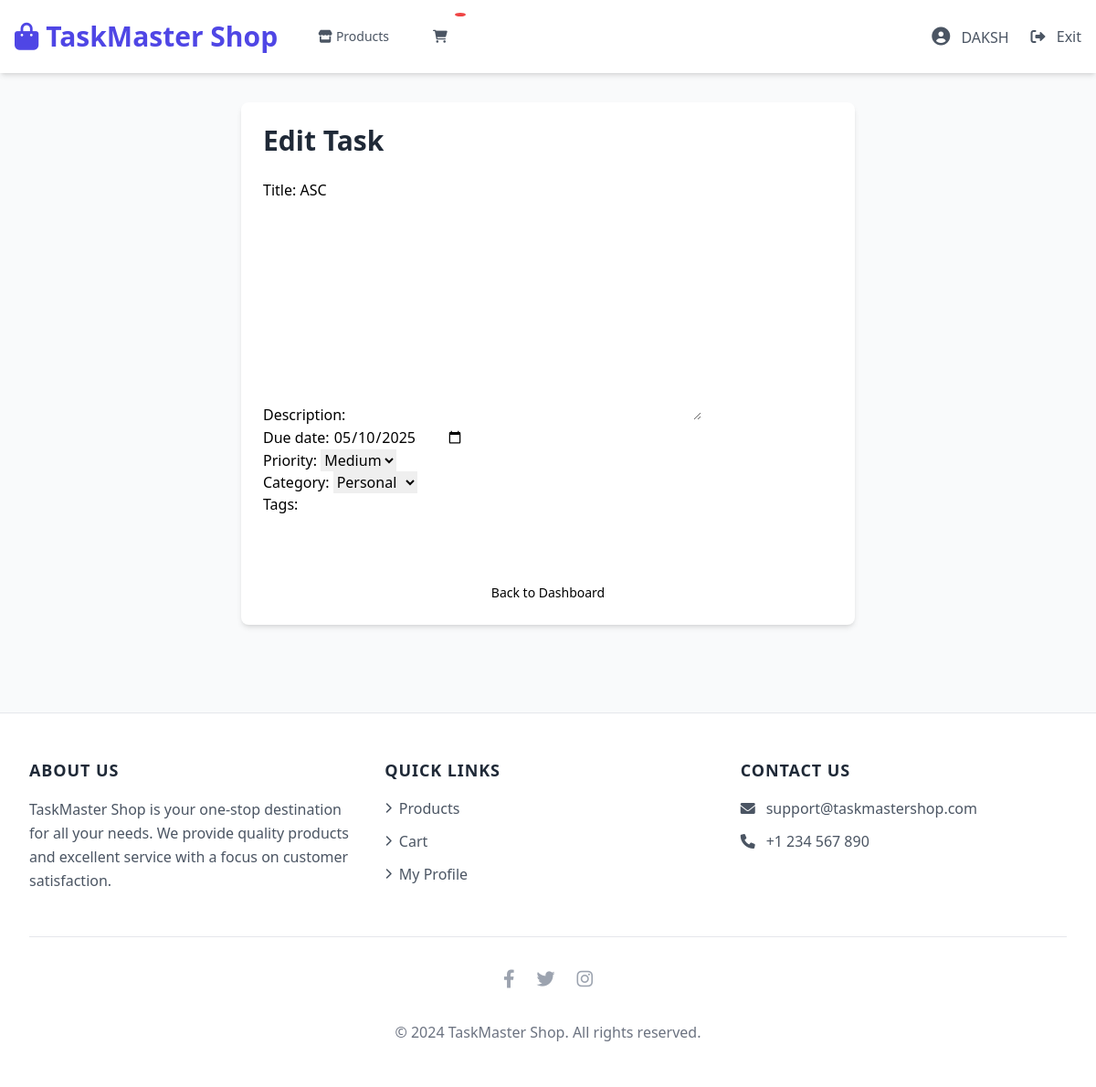
The app's page /edit-task/4/ (signed in) with its own data.
### TASKMASTERAPP/models.py (models this page shows, shortened)
class CustomUser(AbstractUser):
    USER_TYPES = [
        ('user', 'Regular User'),
        ('admin', 'Administrator'),
    ]
    GENDER_CHOICES = [
        ('male', 'Male'),
        ('female', 'Female'),
        ('other', 'Other'),
    ]
    profile_picture = models.ImageField(upload_to='profile_pics/', null=True, blank=True, default='default-profile.jpg')
    bio = models.TextField(max_length=500, blank=True, null=True)
    date_of_birth = models.DateField(null=True, blank=True)
    phone_number = models.CharField(max_length=15, blank=True, null=True)
    gender = models.CharField(max_length=10, choices=GENDER_CHOICES, blank=True, null=True)
    address = models.TextField(blank=True, null=True)
    social = models.URLField(blank=True, null=True)
    user_type = models.CharField(max_length=10, choices=USER_TYPES, default='user')

class Task(models.Model):
    PRIORITY_CHOICES = [
        ('low', 'Low'),
        ('medium', 'Medium'),
        ('high', 'High'),
    ]
    STATUS_CHOICES = [
        ('pending', 'Pending'),
        ('completed', 'Completed'),
        ('overdue', 'Overdue'),
    ]
    CATEGORY_CHOICES = [
        ('work', 'Work'),
        ('personal', 'Personal'),
        ('shopping', 'Shopping'),
        ('health', 'Health'),
        ('other', 'Other'),
    ]
    user = models.ForeignKey(
        settings.AUTH_USER_MODEL,
        on_delete=models.CASCADE,
        related_name='tasks'
    )
    id = models.AutoField(primary_key=True)
    title = models.CharField(max_length=200)
    description = models.TextField(blank=True, null=True)
    due_date = models.DateField()
    priority = models.CharField(max_length=10, choices=PRIORITY_CHOICES, default='medium')
    status = models.CharField(max_length=10, choices=STATUS_CHOICES, default='pending')
    category = models.CharField(max_length=20, choices=CATEGORY_CHOICES, default='other')
    tags = models.CharField(max_length=200, blank=True, null=True)
    created_at = models.DateTimeField(auto_now_add=True)
    updated_at = models.DateTimeField(auto_now=True)
    class Meta:
        ordering = ['-created_at']

### TASKMASTERAPP/views.py (the view)
# urls.py: path('edit-task/<int:task_id>/', views.edit_task, name='edit-task'),
@login_required
def edit_task(request, task_id):
    task = get_object_or_404(Task, id=task_id, user=request.user)
    if request.method == 'POST':
        form = TaskForm(request.POST, instance=task)
        if form.is_valid():
            form.save()
            messages.success(request, 'Task updated successfully!')
            return redirect('dashboard')
    else:
        form = TaskForm(instance=task)
    return render(request, 'edit_task.html', {'form': form, 'task': task})

### TASKMASTERAPP/forms.py
class TaskForm(forms.ModelForm):
    class Meta:
        model = Task
        fields = ['title', 'description', 'due_date', 'priority', 'category', 'tags']
        widgets = {
            'due_date': forms.DateInput(attrs={'type': 'date'}),
        }

### TASKMASTERAPP/templates/edit_task.html (shortened to what this page needs)
{% extends "base.html" %}
{% block content %}
<div class="container mx-auto p-6 max-w-2xl bg-white shadow-md rounded-lg">
    <h2 class="text-3xl font-semibold text-gray-800 mb-6">Edit Task</h2>
    <form method="POST">
        {{ form.as_p }}
        <div class="mt-4">
            <button type="submit" class="w-full py-2 px-4 bg-primary-500 text-white rounded-md hover:bg-primary-600 focus:ring-2 focus:ring-primary-500 focus:ring-offset-2">
            </button>
        </div>
    </form>
    <div class="mt-4 text-center">
        <a href="{% url 'dashboard' %}" class="text-sm text-primary-500 hover:underline">Back to Dashboard</a>
    </div>
</div>
{% endblock %}

### templates/base.html (shortened to what this page needs)
<!DOCTYPE html>
<html lang="en">
<head>
    <script src="https://cdn.tailwindcss.com"></script>
    <link rel="stylesheet" href="https://cdnjs.cloudflare.com/ajax/libs/font-awesome/6.0.0/css/all.min.css">
</head>
<body class="bg-gray-50 min-h-screen">
    <nav class="bg-white shadow-md sticky top-0 z-50">
        <div class="max-w-7xl mx-auto px-4">
            <div class="flex justify-between h-20">
                <div class="flex items-center">
                    <div class="flex-shrink-0">
                        <a href="{% url 'shop:product_list' %}" class="text-3xl font-bold text-indigo-600 hover:text-indigo-700 transition-colors">
                            <i class="fas fa-shopping-bag mr-2"></i>TaskMaster Shop
                        </a>
                    </div>
                    <div class="hidden sm:ml-8 sm:flex sm:space-x-6">
                        <a href="{% url 'shop:product_list' %}"
                           class="nav-link text-gray-600 hover:text-indigo-600 px-3 py-2 text-sm font-medium">
                            <i class="fas fa-store mr-1"></i>Products
                        </a>
                        <a href="{% url 'shop:cart_detail' %}"
                           class="nav-link text-gray-600 hover:text-indigo-600 px-3 py-2 text-sm font-medium cart-icon">
                            <i class="fas fa-shopping-cart"></i>
                            <span class="cart-badge">{% if cart|length %}{{ cart|length }}{% endif %}</span>
                        </a>
                    </div>
                </div>
                <div class="hidden sm:flex sm:items-center">
                    {% if user.is_authenticated %}
                        <div class="ml-6 relative">
                            <div class="flex items-center space-x-6">
                                <a href="{% url 'shop:user_profile' %}"
                                   class="nav-link text-gray-600 hover:text-indigo-600">
                                    <i class="fas fa-user-circle text-xl"></i>
                                    <span class="ml-2">{{ user.get_full_name|default:user.username }}</span>
                                </a>
                                <a href="{% url 'index' %}"
                                   class="nav-link text-gray-600 hover:text-indigo-600">
                                    <i class="fas fa-sign-out-alt"></i>
                                    <span class="ml-2">Exit</span>
                                </a>
                            </div>
                        </div>
                    {% endif %}
                </div>
            </div>
        </div>
    </nav>
    <main class="max-w-7xl mx-auto py-8 sm:px-6 lg:px-8">
        {% block content %}
        {% endblock %}
    </main>
    <footer class="bg-white mt-16 border-t border-gray-200">
        <div class="max-w-7xl mx-auto py-12 px-4 sm:px-6 lg:px-8">
            <div class="grid grid-cols-1 md:grid-cols-3 gap-8">
                <div class="hover-scale">
                    <h3 class="text-lg font-semibold text-gray-800 tracking-wider uppercase mb-4">About Us</h3>
                    <p class="text-gray-600 leading-relaxed">
                        TaskMaster Shop is your one-stop destination for all your needs. We provide quality products and excellent service with a focus on customer satisfaction.
                    </p>
                </div>
                <div>
                    <h3 class="text-lg font-semibold text-gray-800 tracking-wider uppercase mb-4">Quick Links</h3>
                    <ul class="space-y-3">
                        <li>
                            <a href="{% url 'shop:product_list' %}" class="text-gray-600 hover:text-indigo-600 transition-colors flex items-center">
                                <i class="fas fa-chevron-right mr-2 text-xs"></i>Products
                            </a>
                        </li>
                        <li>
                            <a href="{% url 'shop:cart_detail' %}" class="text-gray-600 hover:text-indigo-600 transition-colors flex items-center">
                                <i class="fas fa-chevron-right mr-2 text-xs"></i>Cart
                            </a>
                        </li>
                        {% if user.is_authenticated %}
                        <li>
                            <a href="{% url 'shop:user_profile' %}" class="text-gray-600 hover:text-indigo-600 transition-colors flex items-center">
                                <i class="fas fa-chevron-right mr-2 text-xs"></i>My Profile
                            </a>
                        </li>
                        {% endif %}
                    </ul>
                </div>
                <div>
                    <h3 class="text-lg font-semibold text-gray-800 tracking-wider uppercase mb-4">Contact Us</h3>
                    <ul class="space-y-3">
                        <li class="text-gray-600 hover:text-indigo-600 transition-colors">
                            <a href="mailto:support@taskmastershop.com" class="flex items-center">
                                <i class="fas fa-envelope mr-3"></i>
                                support@taskmastershop.com
                            </a>
                        </li>
                        <li class="text-gray-600 hover:text-indigo-600 transition-colors">
                            <a href="tel:+1234567890" class="flex items-center">
                                <i class="fas fa-phone mr-3"></i>
                                +1 234 567 890
                            </a>
                        </li>
                    </ul>
                </div>
            </div>
            <div class="mt-12 border-t border-gray-200 pt-8">
                <div class="flex justify-center space-x-6">
                    <a href="#" class="text-gray-400 hover:text-indigo-600 transition-colors">
                        <i class="fab fa-facebook-f text-xl"></i>
                    </a>
                    <a href="#" class="text-gray-400 hover:text-indigo-600 transition-colors">
                        <i class="fab fa-twitter text-xl"></i>
                    </a>
                    <a href="#" class="text-gray-400 hover:text-indigo-600 transition-colors">
                        <i class="fab fa-instagram text-xl"></i>
                    </a>
                </div>
                <p class="mt-8 text-center text-gray-500">
                    &copy; 2024 TaskMaster Shop. All rights reserved.
                </p>
            </div>
        </div>
    </footer>
</body>
</html>

### templates/base.html (style rules this page uses)
.nav-link { position: relative; transition: all 0.3s ease; }
.nav-link::after { content: ''; position: absolute; width: 0; height: 2px; bottom: 0; left: 0; background-color: #4f46e5; transition: width 0.3s ease; }
.cart-icon { position: relative; }
.cart-badge { position: absolute; top: -8px; right: -8px; background-color: #ef4444; color: white; border-radius: 50%; padding: 2px 6px; font-size: 12px; }
.hover-scale { transition: transform 0.2s ease; }

### records on screen
CustomUser: get_full_name "DAKSH"
Task: title "ASC", due_date "05/10/2025", priority "Medium", category "Personal"
